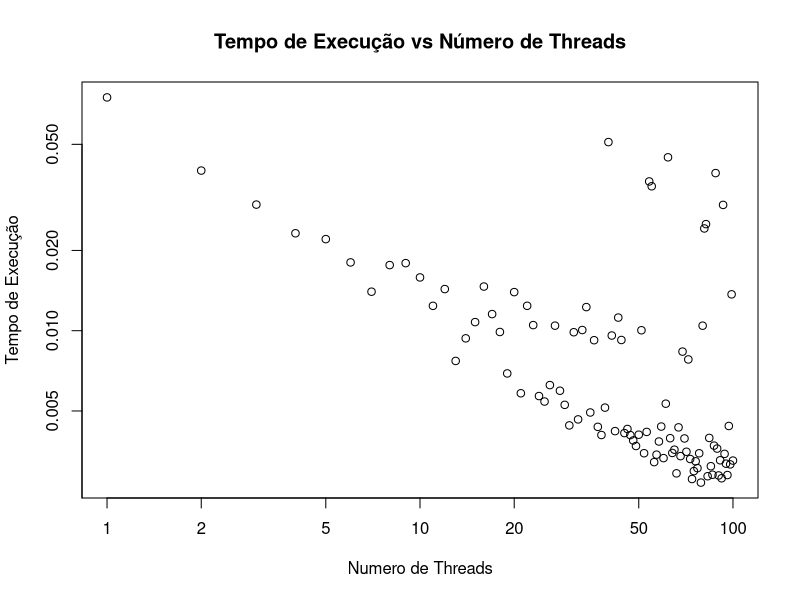

This figure's R source:
time = read.csv("experimento.txt", header=FALSE)
jpeg("small_time_thread.jpg")
plot(time, main="Tempo de Execução vs Número de Threads", xlab="Numero de Threads", ylab="Tempo de Execução", log="xy")
dev.off();
